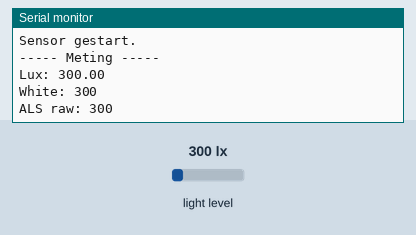
The sketch below on a simulated ESP32. Parts: the last lines printed to the serial monitor. The test bench sets the inputs (shaded band); at power-on: light level 300 lx.

Above: at 2.2 s.
2.3 s: light level set to 40 lx
At 3.4 s:
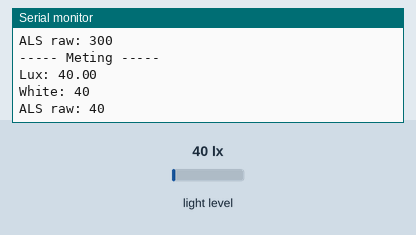
3.8 s: light level set to 500 lx
At 6.2 s:
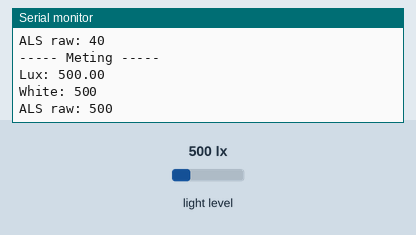
Timing chart, 0 to 7.7 s (numbered marks = the images above; inputs shaded):
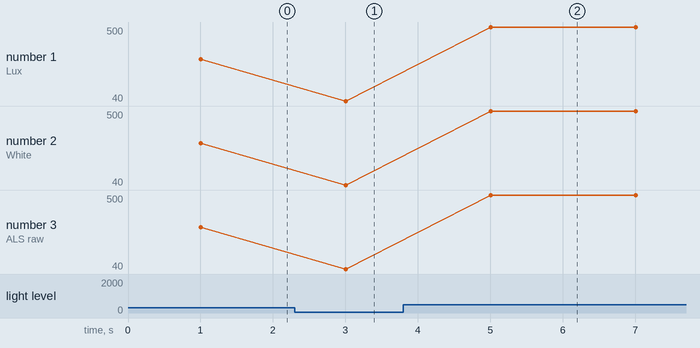

The sketch:

03-Code-VEML7700.ino
```cpp
#include <Wire.h>
#include <Adafruit_VEML7700.h>

Adafruit_VEML7700 veml = Adafruit_VEML7700();

void setup() {
  Serial.begin(115200);
  delay(1000);

  Serial.println("VEML7700 test");

  // Voor ESP32 kun je eventueel expliciet SDA/SCL opgeven:
  // Wire.begin(21, 22);

  Wire.begin();

  if (!veml.begin()) {
    Serial.println("VEML7700 niet gevonden. Controleer de bedrading.");
    while (1) {
      delay(100);
    }
  }

  Serial.println("VEML7700 gevonden!");

  // Instellingen sensor
  veml.setGain(VEML7700_GAIN_1);
  veml.setIntegrationTime(VEML7700_IT_100MS);

  Serial.println("Sensor gestart.");
}

void loop() {
  float lux = veml.readLux();
  uint16_t white = veml.readWhite();
  uint16_t als = veml.readALS();

  Serial.println("----- Meting -----");
  Serial.print("Lux: ");
  Serial.println(lux);

  Serial.print("White: ");
  Serial.println(white);

  Serial.print("ALS raw: ");
  Serial.println(als);

  delay(2000);
}
```

Measured:
- after the input at 2.3 s, the serial monitor: prints a new line after 0.70 s (image 1)
- after the input at 3.8 s, the serial monitor: prints a new line after 1.2 s (image 2)
- plotted number 1: 300 → 40 after the input at 2.3 s, 40 → 500 after the input at 3.8 s
- plotted number 2: 300 → 40 after the input at 2.3 s, 40 → 500 after the input at 3.8 s
- plotted number 3: 300 → 40 after the input at 2.3 s, 40 → 500 after the input at 3.8 s
